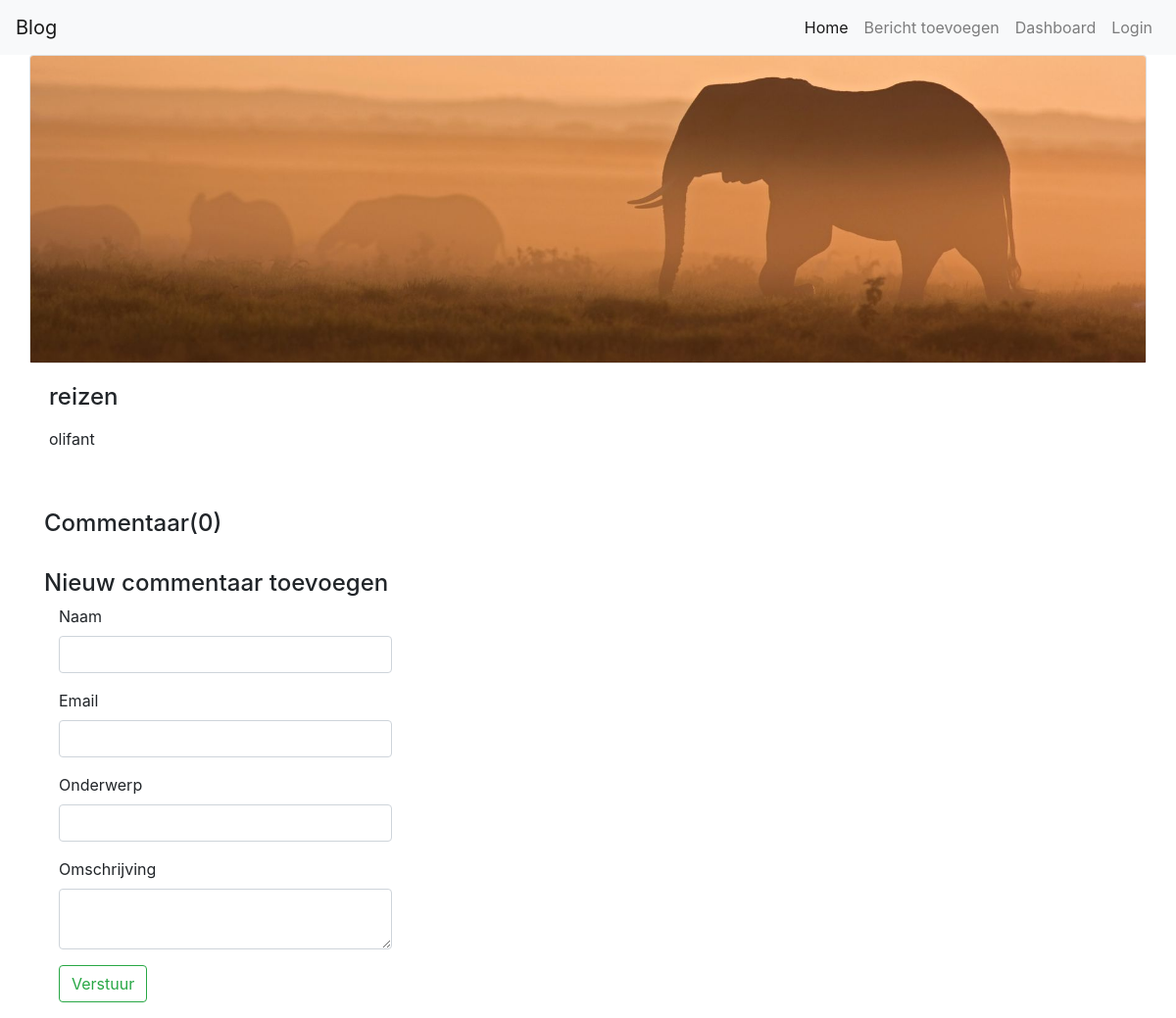
The app's page /view.php?slug=reizen with its own data.
### tables this page shows
CREATE TABLE `posts` (
  `id` int(11) NOT NULL,
  `title` varchar(60) NOT NULL,
  `description` text NOT NULL,
  `image` varchar(70) NOT NULL,
  `created_at` datetime NOT NULL,
  `slug` varchar(122) NOT NULL
);

### post.php (called while the page is built, shortened)
<?php
class Post{
    private $db;
    public function __construct($db)
    {
        $this->db = $db;
    }
    public function getSinglePost($slug){
        $sql = "SELECT * FROM posts WHERE slug= '$slug'";
        $result = mysqli_query($this->db,$sql);
        return $result;
    }
}

### comment.php (called while the page is built, shortened)
<?php
class Comment{
	private $db;
	public function __construct($db){
		$this->db = $db;
	}
	public function countComments($slug){
		$sql = "SELECT * FROM comments WHERE slug ='$slug'AND status =1";
		$result = mysqli_query($this->db,$sql);
		return mysqli_num_rows($result);
	}
}

### view.php (the view, shortened to what this page needs)
<?php
include ('header.php');
include ('post.php');
include ('comment.php');
$posts = new Post($db);
$comment = new Comment($db);
?>
<div class="container">
    <div class="row">
        <?php foreach($posts->getSinglePost($_GET['slug']) as $post){ ?>
            <div class="card">
                <img  class="card-img-top" src="images/<?php echo $post['image']; ?>" >
            </div>
            <div class="card-body">
                <h4 class="card-title"><?php echo $post['title']; ?></h4>
                <p class="card-text"><?php echo $post['description']; ?></p>
            </div>
        <?php } ?>
    </div>
    <br>
    <h4>Commentaar(<?php echo $comment->countComments($_GET['slug']); ?>)</h4>
    <br>
    <h4>Nieuw commentaar toevoegen</h4>
    <form action="" method="POST">
        <div class="col-md-4">
            <div class="form-group">
                <label for="name">Naam</label>
                <input type="text" name="name" class="form-control">
            </div>
            <div class="form-group">
                <label for="email">Email</label>
                <input type="email" name="email" class="form-control">
            </div>
            <div class="form-group">
                <label for="subject">Onderwerp</label>
                <input type="text" name="subject" class="form-control">
            </div>
            <div class="form-group">
                <label for="description">Omschrijving</label>
                <textarea name="description" class="form-control"></textarea>
            </div>
            <div class="form-group">
                <button type="submit" name="btnComment" class="btn btn-outline-success">Verstuur</button>
            </div>
        </div>
    </form>
</div>

### records on screen
posts: image (picture), title "reizen", description "olifant"

### other values on screen
$comment->countComments($_GET['slug']) "0"
